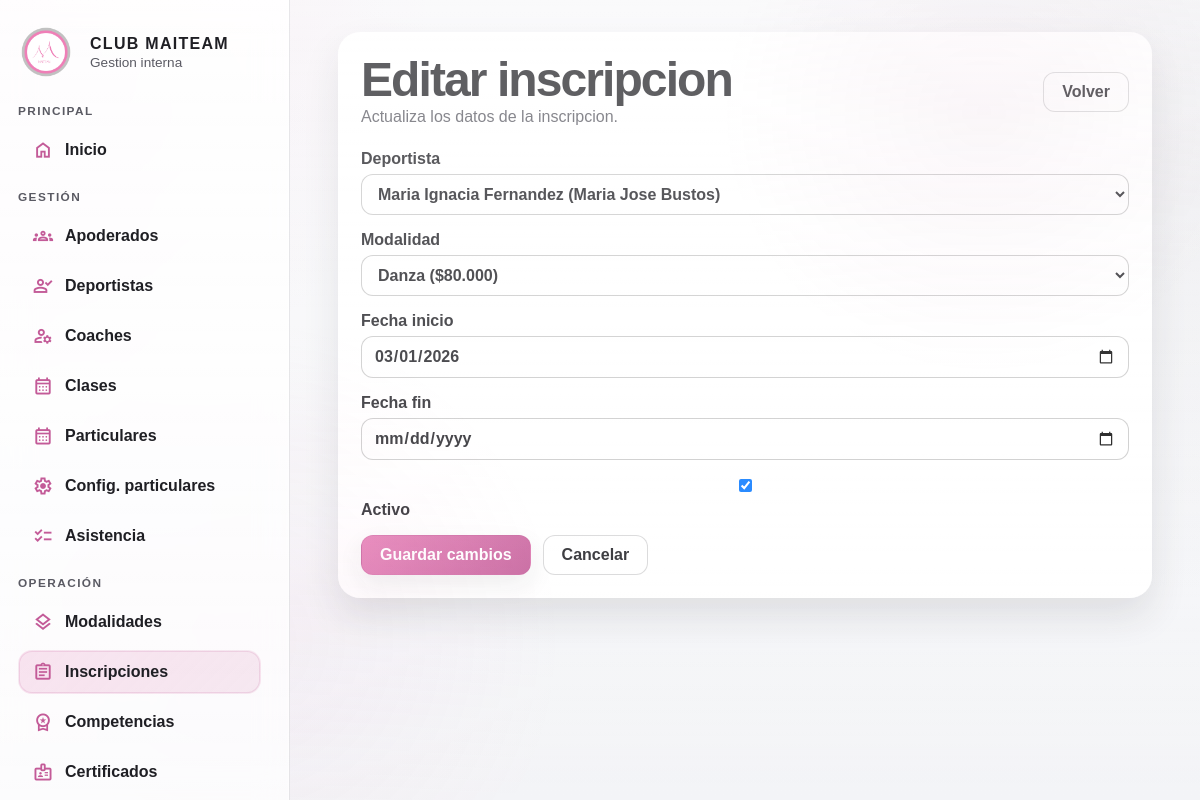
/interno/?page=inscripciones&action=edit&id=2, run on the app's committed database.
### tables this page shows
CREATE TABLE IF NOT EXISTS inscripciones (
    id INT UNSIGNED AUTO_INCREMENT PRIMARY KEY,
    deportista_id INT UNSIGNED NOT NULL,
    modalidad_id INT UNSIGNED NOT NULL,
    fecha_inicio DATE NOT NULL,
    fecha_fin DATE DEFAULT NULL,
    activo TINYINT(1) NOT NULL DEFAULT 1,
    created_at TIMESTAMP NOT NULL DEFAULT CURRENT_TIMESTAMP,
    updated_at TIMESTAMP NULL DEFAULT NULL ON UPDATE CURRENT_TIMESTAMP,
    CONSTRAINT fk_inscripciones_deportistas
        FOREIGN KEY (deportista_id) REFERENCES deportistas(id)
        ON DELETE RESTRICT ON UPDATE CASCADE,
    CONSTRAINT fk_inscripciones_modalidades
        FOREIGN KEY (modalidad_id) REFERENCES modalidades(id)
        ON DELETE RESTRICT ON UPDATE CASCADE
);

CREATE TABLE IF NOT EXISTS deportistas (
    id INT UNSIGNED AUTO_INCREMENT PRIMARY KEY,
    apoderado_id INT UNSIGNED NOT NULL,
    nombre VARCHAR(120) NOT NULL,
    fecha_nacimiento DATE DEFAULT NULL,
    categoria VARCHAR(80) DEFAULT NULL,
    rut VARCHAR(20) DEFAULT NULL,
    avatar_path VARCHAR(255) DEFAULT NULL,
    nivel_id INT UNSIGNED DEFAULT NULL,
    activo TINYINT(1) NOT NULL DEFAULT 1,
    created_at TIMESTAMP NOT NULL DEFAULT CURRENT_TIMESTAMP,
    updated_at TIMESTAMP NULL DEFAULT NULL ON UPDATE CURRENT_TIMESTAMP,
    CONSTRAINT fk_deportistas_apoderados
        FOREIGN KEY (apoderado_id) REFERENCES apoderados(id)
        ON DELETE RESTRICT ON UPDATE CASCADE,
    CONSTRAINT fk_deportistas_niveles
        FOREIGN KEY (nivel_id) REFERENCES niveles_deportivos(id)
        ON DELETE SET NULL ON UPDATE CASCADE,
    UNIQUE KEY uq_deportistas_rut (rut)
);

CREATE TABLE IF NOT EXISTS modalidades (
    id INT UNSIGNED AUTO_INCREMENT PRIMARY KEY,
    nombre VARCHAR(120) NOT NULL,
    costo_mensual DECIMAL(10,2) NOT NULL DEFAULT 0.00,
    coach_id INT UNSIGNED NOT NULL,
    activo TINYINT(1) NOT NULL DEFAULT 1,
    created_at TIMESTAMP NOT NULL DEFAULT CURRENT_TIMESTAMP,
    updated_at TIMESTAMP NULL DEFAULT NULL ON UPDATE CURRENT_TIMESTAMP,
    CONSTRAINT fk_modalidades_coaches
        FOREIGN KEY (coach_id) REFERENCES coaches(id)
        ON DELETE RESTRICT ON UPDATE CASCADE
);

### interno/src/helpers.php (called while the page is built, shortened)
<?php
function config(string $key, $default = null)
{
    $segments = explode('.', $key);
    $root = array_shift($segments);
    if ($root === 'db') {
        $source = $GLOBALS['db_config'] ?? [];
    } elseif ($root === 'app') {
        $source = $GLOBALS['app_config'] ?? [];
    } else {
        $source = $GLOBALS['app_config'] ?? [];
        array_unshift($segments, $root);
    }
    foreach ($segments as $segment) {
        $source = $source[$segment];
    }
    return $source;
}
function env(string $key, $default = null)
{
    $value = $_ENV[$key] ?? getenv($key);
    return $value;
}
function db(): PDO
{
    static $pdo = null;
    if ($pdo instanceof PDO) {
        return $pdo;
    }
    $host = env('DB_HOST', config('db.host', '127.0.0.1'));
    $dbname = env('DB_NAME', config('db.name', 'maiteam'));
    $user = env('DB_USER', config('db.user', 'root'));
    $pass = env('DB_PASS', config('db.pass', ''));
    $dsn = sprintf('mysql:host=%s;dbname=%s;charset=utf8mb4', $host, $dbname);
    $pdo = new PDO($dsn, $user, $pass, [
        PDO::ATTR_ERRMODE => PDO::ERRMODE_EXCEPTION,
        PDO::ATTR_DEFAULT_FETCH_MODE => PDO::FETCH_ASSOC,
    ]);
    return $pdo;
}
function render(string $view, array $data = []): void
{
    $viewPath = __DIR__ . '/../views/' . $view . '.php';
    $layoutPath = __DIR__ . '/../views/layout.php';
    $data['viewPath'] = $viewPath;
    extract($data, EXTR_SKIP);
    require $layoutPath;
}
function base_url(string $path = ''): string
{
    $base = rtrim((string) config('base_url', '/interno'), '/');
    $path = ltrim($path, '/');
    return $path === '' ? $base : $base . '/' . $path;
}
function e(?string $value): string
{
    return htmlspecialchars((string) $value, ENT_QUOTES, 'UTF-8');
}

### interno/src/clases.php (called while the page is built, shortened)
<?php
function deportistas_options(): array
{
    $stmt = db()->query(
        'SELECT d.id, d.nombre, a.nombre AS apoderado_nombre '
        . 'FROM deportistas d INNER JOIN apoderados a ON a.id = d.apoderado_id '
        . 'WHERE d.activo = 1 ORDER BY d.nombre'
    );
    return $stmt->fetchAll();
}

### interno/src/inscripciones.php (called while the page is built, shortened)
<?php
function inscripcion_find(int $id): ?array
{
    $stmt = db()->prepare(
        'SELECT id, deportista_id, modalidad_id, fecha_inicio, fecha_fin, activo '
        . 'FROM inscripciones WHERE id = :id'
    );
    $stmt->execute(['id' => $id]);
    $row = $stmt->fetch();
    return $row ?: null;
}
function modalidades_options(): array
{
    $stmt = db()->query('SELECT id, nombre, costo_mensual FROM modalidades WHERE activo = 1 ORDER BY nombre');
    return $stmt->fetchAll();
}

### interno/views/inscripciones/form.php (the view, shortened to what this page needs)
<?php
$isEdit = $action === 'edit';
?>
<section class="page">
    <div class="page-header">
        <div>
            <h1><?= $isEdit ? 'Editar inscripcion' : 'Nueva inscripcion' ?></h1>
            <p><?= $isEdit ? 'Actualiza los datos de la inscripcion.' : 'Completa la informacion de la inscripcion.' ?></p>
        </div>
        <a class="button ghost" href="<?= e(base_url('/?page=inscripciones')) ?>">Volver</a>
    </div>
    <form class="form" method="post" action="<?= e(base_url('/?page=inscripciones&action=' . $action)) ?>">
        <label>
            Deportista
            <select name="deportista_id" required>
                <?php foreach ($deportistas as $deportista): ?>
                    <option value="<?= e((string) $deportista['id']) ?>" <?= (int) $inscripcion['deportista_id'] === (int) $deportista['id'] ? 'selected' : '' ?>>
                        <?= e($deportista['nombre']) ?> (<?= e($deportista['apoderado_nombre']) ?>)
                    </option>
                <?php endforeach; ?>
            </select>
        </label>
        <label>
            Modalidad
            <select name="modalidad_id" required>
                <?php foreach ($modalidades as $modalidad): ?>
                    <option value="<?= e((string) $modalidad['id']) ?>" <?= (int) $inscripcion['modalidad_id'] === (int) $modalidad['id'] ? 'selected' : '' ?>>
                        <?= e($modalidad['nombre']) ?> ($<?= e(number_format((float) $modalidad['costo_mensual'], 0, ',', '.')) ?>)
                    </option>
                <?php endforeach; ?>
            </select>
        </label>
        <label>
            Fecha inicio
            <input type="date" name="fecha_inicio" required value="<?= e($inscripcion['fecha_inicio'] ?? '') ?>">
        </label>
        <label>
            Fecha fin
            <input type="date" name="fecha_fin" value="<?= e($inscripcion['fecha_fin'] ?? '') ?>">
        </label>
        <label class="checkbox">
            <input type="checkbox" name="activo" <?= !empty($inscripcion['activo']) ? 'checked' : '' ?>>
            Activo
        </label>
        <div class="form-actions">
            <button type="submit" class="button"><?= $isEdit ? 'Guardar cambios' : 'Crear inscripcion' ?></button>
            <a class="button ghost" href="<?= e(base_url('/?page=inscripciones')) ?>">Cancelar</a>
        </div>
    </form>
</section>

### interno/assets/css/app.css (style rules this page uses)
:root { --bg: #f3f4f7; --bg-soft: #fff4fb; --surface: rgba(255, 255, 255, 0.9); --surface-strong: rgba(255, 255, 255, 0.96); --surface-soft: rgba(255, 255, 255, 0.72); --border: rgba(84, 87, 103, 0.14); --border-strong: rgba(195, 91, 152, 0.2); --text: #1f1f24; --muted: #5a5a63; --accent: #e57bb4; --accent-dark: #c35b98; --accent-deep: #9f3f79; --danger: #b24b89; --success: #2f8f5b; --warning: #ab6b1b; --shadow-sm: 0 10px 24px rgba(37, 37, 43, 0.08); --shadow-md: 0 18px 36px rgba(37, 37, 43, 0.12); --shadow-lg: 0 24px 52px rgba(37, 37, 43, 0.16); --radius-sm: 12px; --radius-md: 18px; --radius-lg: 24px; --sidebar-expanded: 290px; --sidebar-collapsed: 92px; }
* { box-sizing: border-box; }
html { color-scheme: light; }
body { margin: 0; min-height: 100vh; font-family: "Manrope", "Poppins", "Montserrat", sans-serif; color: var(--text); background: radial-gradient(circle at 0% 0%, rgba(229, 123, 180, 0.14), transparent 30%), radial-gradient(circle at 100% 20%, rgba(182, 182, 187, 0.16), transparent 32%), linear-gradient(180deg, #f8f8fa 0%, var(--bg) 100%); }
body::before { content: ""; position: fixed; inset: 0; pointer-events: none; background: linear-gradient(rgba(255, 255, 255, 0.35), rgba(255, 255, 255, 0.08)), radial-gradient(circle at 20% 80%, rgba(229, 123, 180, 0.08), transparent 28%), radial-gradient(circle at 82% 14%, rgba(159, 63, 121, 0.07), transparent 22%); opacity: 0.9; }
a { color: inherit; }
button, input, select, textarea { font: inherit; }
button, a { -webkit-tap-highlight-color: transparent; }
h1, h2, h3, p { margin: 0; }
h1 { font-size: clamp(1.9rem, 4vw, 3.2rem); line-height: 1.04; letter-spacing: -0.04em; }
select, input, textarea { color: inherit; }
.button { display: inline-flex; align-items: center; justify-content: center; gap: 8px; padding: 10px 18px; border-radius: 12px; background: linear-gradient(135deg, var(--accent), var(--accent-dark)); color: #ffffff; text-decoration: none; font-weight: 700; border: 1px solid rgba(195, 91, 152, 0.32); box-shadow: var(--shadow-sm); transition: transform 0.18s ease, box-shadow 0.18s ease, background-color 0.18s ease, border-color 0.18s ease; }
.button.ghost { background: rgba(255, 255, 255, 0.72); border: 1px solid rgba(31, 31, 36, 0.18); color: var(--text); box-shadow: none; }
.page { background: var(--surface-strong); padding: 22px; border-radius: 22px; box-shadow: var(--shadow-md); border: 1px solid rgba(255, 255, 255, 0.74); }
.page > * + * { margin-top: 18px; }
.page-header { display: flex; align-items: center; justify-content: space-between; gap: 16px; flex-wrap: wrap; }
.page-header p, .ficha-header p { color: var(--muted); line-height: 1.55; }
.form { margin-top: 20px; display: grid; gap: 16px; }
.form label { display: grid; gap: 6px; font-weight: 600; }
.form input { width: 100%; padding: 10px 12px; border-radius: 12px; border: 1px solid rgba(100, 100, 100, 0.35); background: #ffffff; color: var(--text); transition: border-color 0.18s ease, box-shadow 0.18s ease, background-color 0.18s ease; }
.form select { width: 100%; padding: 10px 12px; border-radius: 12px; border: 1px solid rgba(100, 100, 100, 0.35); background: #ffffff; color: var(--text); transition: border-color 0.18s ease, box-shadow 0.18s ease, background-color 0.18s ease; }
.checkbox { display: flex; align-items: center; gap: 10px; font-weight: 600; }
.checkbox input[type="checkbox"], .checkbox input[type="radio"] { width: auto; flex: none; }
.form-actions { display: flex; gap: 12px; flex-wrap: wrap; }

### data on the page
inscripciones: deportista_id "Maria Ignacia Fernandez (Maria Jose Bustos)", modalidad_id "Danza ($80.000)", fecha_inicio "03/01/2026", activo "☑"

### other printed values
$sectionLabel "PRINCIPAL"
$item['label'] "Inicio"
$sectionLabel "GESTIÓN"
$item['label'] "Apoderados"
$item['label'] "Deportistas"
$item['label'] "Coaches"
$item['label'] "Clases"
$item['label'] "Particulares"
$item['label'] "Config. particulares"
$item['label'] "Asistencia"
$sectionLabel "OPERACIÓN"
$item['label'] "Modalidades"
$item['label'] "Inscripciones"
$item['label'] "Competencias"
$item['label'] "Certificados"
